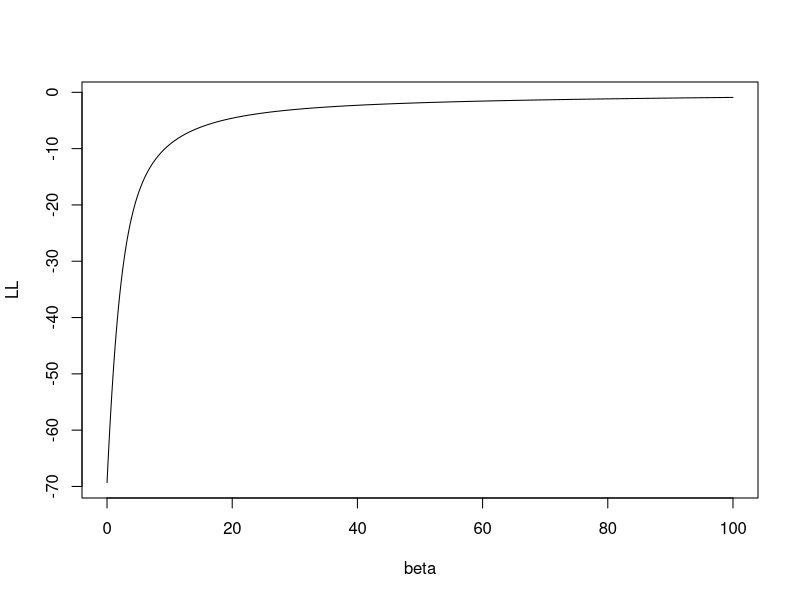
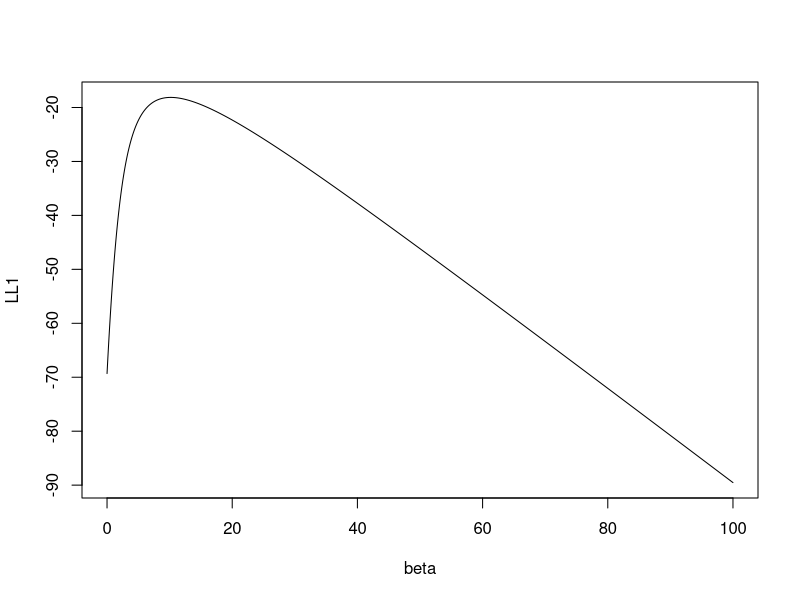

The R source for these figures, in order:
## ---- chunk 1
n <- 100
set.seed(48967365)
X <- sample(c("A","B","C"),100,replace=TRUE)
Y <- rep(0,n)
set.seed(487365)
Y[X=="A"] <- rbinom(sum(X=="A"),size=1,prob=0.95)
set.seed(4878365)
Y[X=="B"] <- rbinom(sum(X=="B"),size=1,prob=0.95)
set.seed(4653965)
Y[X=="C"] <- rbinom(sum(X=="C"),size=1,prob=0.05)
Y <- factor(Y)
donnees<-data.frame(Y,X)
## ---- chunk 2
model1 <- glm(Y~X,data=donnees,family=binomial)
summary(model1)
## ---- chunk 3
model2 <- glm(Y~C(X,base=3),data=donnees,family=binomial)
summary(model2)
## ---- chunk 4
library(car)
Anova(model1,type=3,test.statistic="LR")
Anova(model2,type=3,test.statistic="LR")
## ---- chunk 5
set.seed(1234)
X <- c(runif(50,-1,0),runif(50,0,1))
set.seed(5678)
Y <- c(rep(0,50),rep(1,50))
df <- data.frame(X,Y)
## ---- chunk 6
beta <- seq(0,100,by=0.01)
log_vrais <- function(X,Y,beta){
  LV <- rep(0,length(beta))
  for (i in 1:length(beta)){
    Pbeta <- exp(beta[i]*X)/(1+exp(beta[i]*X))
    LV[i] <- sum(Y*X*beta[i]-log(1+exp(X*beta[i])))
#    gradln[i] <- t(Xb)%*%(Yb-Pbeta)
  }
  return(LV)
}
LL <- log_vrais(X,Y,beta)
plot(beta,LL,type="l")
## ---- chunk 7
model <- glm(Y~X-1,data=df,family="binomial")
model$coef
## ---- chunk 8
Y1 <- Y;Y1[1] <- 1
LL1 <- log_vrais(X,Y1,beta)
plot(beta,LL1,type="l")
model1 <- glm(Y1~X-1,family="binomial")
model1$coef
## ---- chunk 9
panne <- read.table("panne.txt",header=T)
head(panne)
## ---- chunk 10
model <- glm(etat~.,data=panne,family=binomial)
model
## ---- chunk 11
coef(model)
## ---- chunk 12
library(car)
Anova(model,type=3,test.statistic="Wald")
## ---- chunk 13
Anova(model,type=3,test.statistic="LR")
## ---- chunk 14
glm(etat~C(marque,base=3),data=panne,family="binomial")
## ---- chunk 15
glm(etat~-1+marque+marque:age,data=panne,family="binomial")
## ---- chunk 16
df <- read.csv("logit_ex6.csv")
mod <- glm(Y~.,data=df,family=binomial)
mod1 <- glm(Y~X1,data=df,family=binomial)
summary(mod)
summary(mod1)
## ---- chunk 17
p <- c(0.76,0.4,0.6,0.89,0.35)
Y <- c(1,0,0,1,1)
L1 <- log(prod(p^Y*(1-p)^(1-Y)))
L1
## ---- chunk 18
X1 <- c(0.47,-0.55,-0.01,1.07,-0.71)
X <- matrix(c(rep(1,5),X1),ncol=2)
W <- diag(p*(1-p))
SIG <- solve(t(X)%*%W%*%X)
sig <- sqrt(diag(SIG))
sig
## ---- chunk 19
beta <- c(0.4383,1.5063)
beta/sig
## ---- chunk 20
2*(1-pnorm(0.8632411))
## ---- chunk 21
p0 <- 3/5
L0 <- log(prod(p0^Y*(1-p0)^(1-Y)))
L0
## ---- chunk 22
2*(L1-L0)
## ---- chunk 23
1-pchisq(2*(L1-L0),df=1)
## ---- chunk 24
X <- c(0.47,-0.55,-0.01,1.07,-0.71)
Y <- c(1,0,0,1,1)
df <- data.frame(X,Y)
model <- glm(Y~X,data=df,family="binomial")
logLik(model)
Anova(model,type=3,test.statistic = "Wald")
Anova(model,type=3,test.statistic = "LR")
## ---- chunk 25
df <- read.csv("logit_ex6.csv")
set.seed(1234)
perm <- sample(nrow(df))
dapp <- df[perm[1:300],]
dval <- df[-perm[1:300],]
## ---- chunk 26
mod <- glm(Y~.,data=dapp,family="binomial")
## ---- chunk 27
score <- predict(mod,newdata = dval)
## ---- chunk 28
D0 <- which(dval$Y==0)
D1 <- which(dval$Y==1)
S0 <-score[D0]
S1 <- score[D1]
S01 <- expand.grid(S0=S0,S1=S1)
mean(S01$S1>S01$S0)
## ---- chunk 29
library(pROC) 
auc(dval$Y,score)
